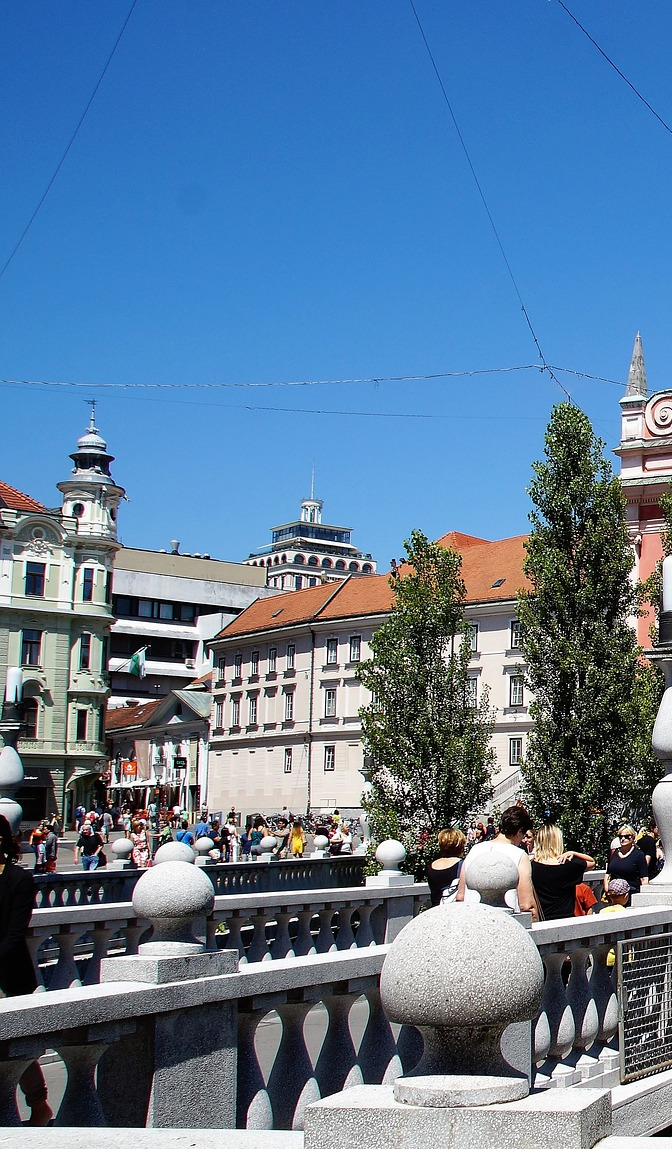
#> input picture RV_spoji_slike-master/data/ljubljana_1.png, 672 x 1149 px
$ jupyter execute metoda_1.ipynb
#> lines starting #> are read from the running program, lines starting #| are printed output that depends on the picture; after the words box and inside, x2 and y2 are one past the last pixel; in counts of white or black regions, pixels touching at a corner belong together
[cell 1]
import cv2
import matplotlib.pyplot as plt
import numpy as np
import imutils

[cell 2]
img1 = cv2.imread("data/ljubljana_1.png")
#> img1 is the input picture: shape (1149, 672, 3); mean B, G, R 152.2, 122.3, 92.7
img2 = cv2.imread("data/ljubljana_2.png")
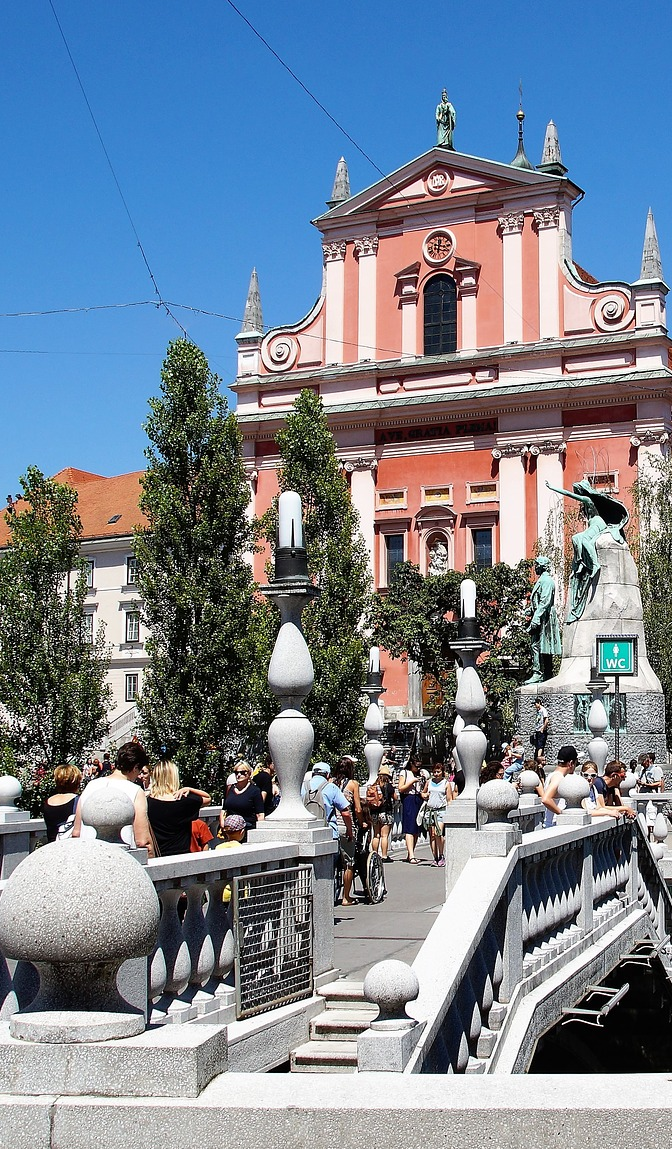
#> input picture RV_spoji_slike-master/data/ljubljana_2.png, 672 x 1149 px
#> img2 is the input picture: shape (1149, 672, 3); mean B, G, R 146.2, 131.2, 119
img3 = cv2.imread("data/ljubljana_3.png")
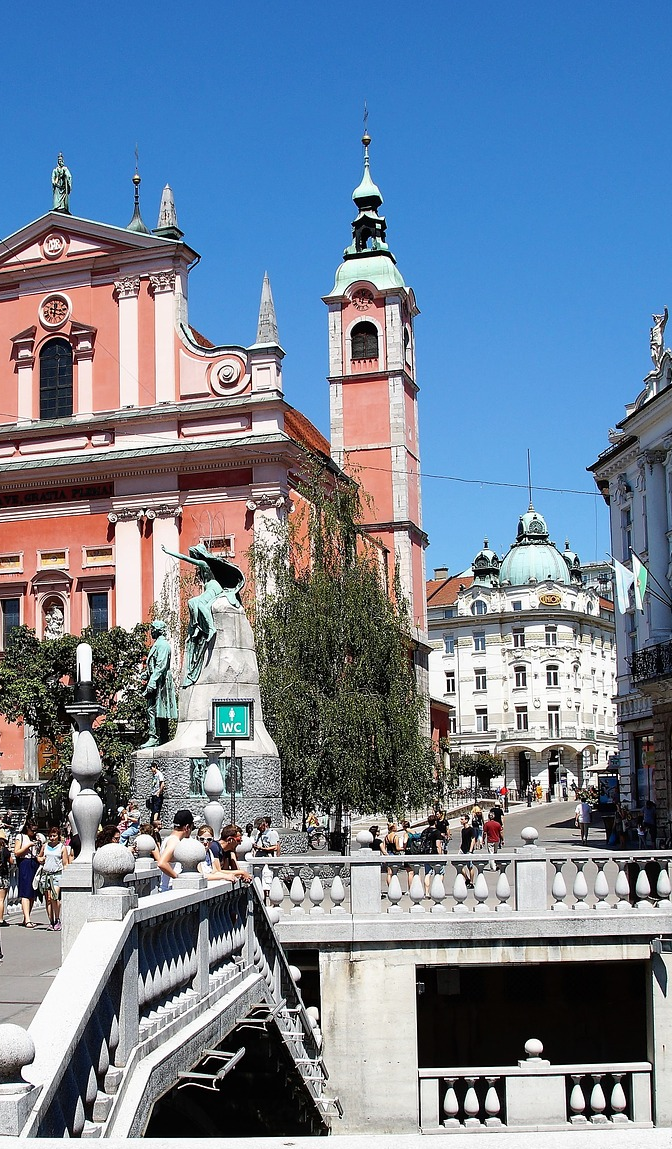
#> input picture RV_spoji_slike-master/data/ljubljana_3.png, 672 x 1149 px
#> img3 is the input picture: shape (1149, 672, 3); mean B, G, R 151.4, 130.8, 114.3
img4 = cv2.imread("data/ljubljana_4.png")
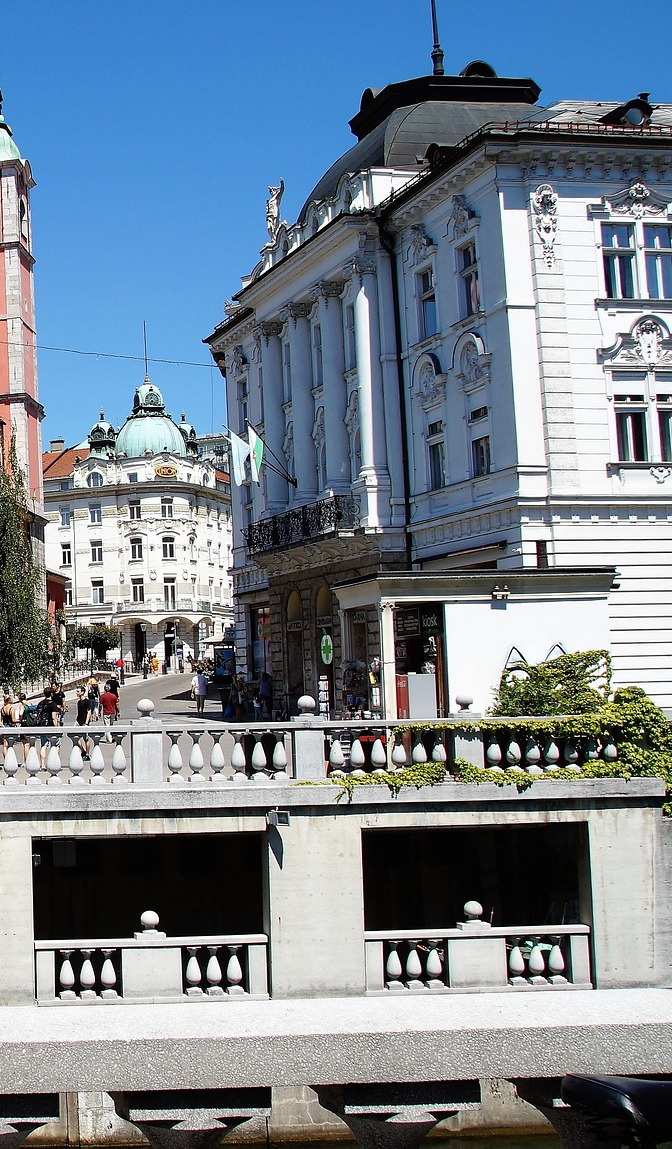
#> input picture RV_spoji_slike-master/data/ljubljana_4.png, 672 x 1149 px
#> img4 is the input picture: shape (1149, 672, 3); mean B, G, R 145.1, 132, 117.9
images = [img1, img2, img3, img4]

[cell 3]
def prikazi_sliko(img):
    cv2.imshow("slika", img)
    cv2.waitKey(0)
    cv2.destroyAllWindows()
def skaliraj_sliko(img, faktor):
    sirina = int(img.shape[1] / faktor)
    visina = int(img.shape[0] / faktor)
    dim = (sirina, visina)
    return cv2.resize(img, dim,  interpolation = cv2.INTER_AREA)

[cell 4]
slike_za_obdelavo = cv2.createStitcher()
(status, slika_spojena) = slike_za_obdelavo.stitch(images)
#> status = 0
if status == 0:
    print("Spenjanje slik je uspelo")
    print("Dimenzija spojene slike:    ", slika_spojena.shape)
#| Dimenzija spojene slike:     (1274, 1823, 3)

[cell 5]
slika_spojena = skaliraj_sliko(slika_spojena, 2)
slika_spojena = cv2.copyMakeBorder(slika_spojena, 10, 10, 10, 10, cv2.BORDER_CONSTANT, (0, 0, 0))
#> slika_spojena: shape (657, 931, 3)
prikazi_sliko(slika_spojena)

[cell 6]
slika_sivinska = cv2.cvtColor(slika_spojena, cv2.COLOR_BGR2GRAY)
thresh = cv2.threshold(slika_sivinska, 0, 255, cv2.THRESH_BINARY)[1]
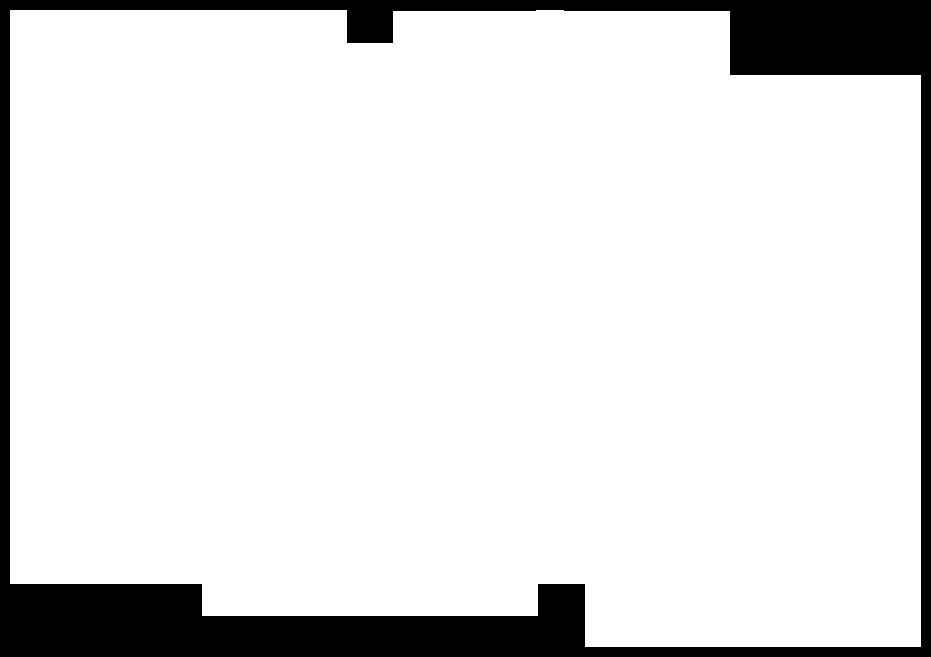
#> thresh: shape (657, 931); 88.4% white; 1 black region
kont = cv2.findContours(thresh, cv2.RETR_EXTERNAL, cv2.CHAIN_APPROX_SIMPLE)
#> kont = 1 contour; box (x1, y1, x2, y2) and area: (10, 10, 921, 647) 538984
obroba = imutils.grab_contours(kont)
#> obroba has the same summary as kont
obroba = obroba[0]
#> obroba = contour of 26 points, box (x1, y1, x2, y2) (10, 10, 921, 647), area 538984
plt.plot(obroba[:,:, 0], obroba[:,:, 1], 'b')
# povezi prvo in zadnjo tocko
plt.plot([obroba[0,:,0], obroba[-1,:,0]], [obroba[0,:,1], obroba[-1,:,1]], 'b')
plt.title("Zunanji rob spojene slike")
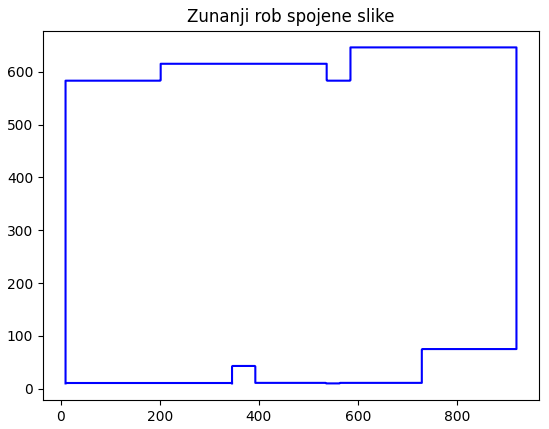
#> figure drawn by matplotlib, 1 panel

[cell 7]
# Obrezovanje

kont = cv2.findContours(thresh, cv2.RETR_EXTERNAL, cv2.CHAIN_APPROX_SIMPLE)
# zajamemo ogljisca obrobe
obroba = imutils.grab_contours(kont)
#> obroba has the same summary as kont
# vrednosti v array
obrobaMax = max(obroba, key=cv2.contourArea)
#> obrobaMax has the same summary as obroba
# ustvarimo masko obmocja znotraj slike
mask = np.zeros(thresh.shape, dtype="uint8")
(x, y, w, h) = cv2.boundingRect(obrobaMax)
#> x = 10; y = 10; w = 911; h = 637
# argumenti: zacetek, konec, barva, debelina
cv2.rectangle(mask, (x, y), (x + w, y + h), 255, -1)
#> mask: shape (657, 931); 95.1% white; 1 black region, box (x1, y1, x2, y2) and area: (0, 0, 931, 657) 29811
# kopije maske
# prva za obmocje najmanjsega kvadrata slike
# druga je stevec za iteracijo zmanjsevanja kvadrata
pravo = mask.copy()
nicla = mask.copy()
# iteriramo dokler niso vse vrednosti vecje od nic
while cv2.countNonZero(nicla) > 0:
    # zmanjsaj velikost maske nato odstej podrocja
    pravo = cv2.erode(pravo, None)
    nicla = cv2.subtract(pravo, thresh)
#> this loop made 65 passes
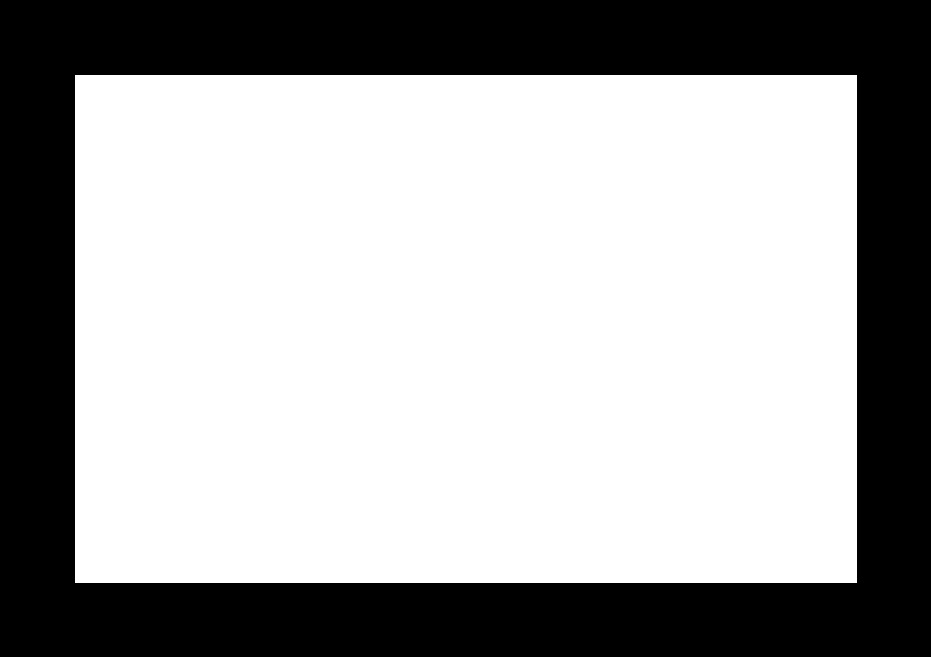
#> pravo: shape (657, 931); 64.9% white; 1 black region
# rezultat je pravo, maska z najmanjsim obmocjem slike

# poiscemo obrobo pripravljenega najmanjsega kvadrata
obroba_prava = cv2.findContours(pravo.copy(), cv2.RETR_EXTERNAL,
    cv2.CHAIN_APPROX_SIMPLE)
#> obroba_prava = 1 contour; box (x1, y1, x2, y2) and area: (75, 75, 857, 583) 395967
obroba_prava = imutils.grab_contours(obroba_prava)
#> obroba_prava = [[[75, 75], [75, 582], [856, 582], [856, 75]]]
# v array
obrobaMax = max(obroba_prava, key=cv2.contourArea)
#> obrobaMax = [[75, 75], [75, 582], [856, 582], [856, 75]]
# narisemo kvadrat
(x, y, w, h) = cv2.boundingRect(obrobaMax)
#> x = 75; y = 75; w = 782; h = 508

# uporabimo vrednosti odmikov kvadrata za zmanjsanje obsega spojene slike
slika_spojena = slika_spojena[y:y + h, x:x + w]
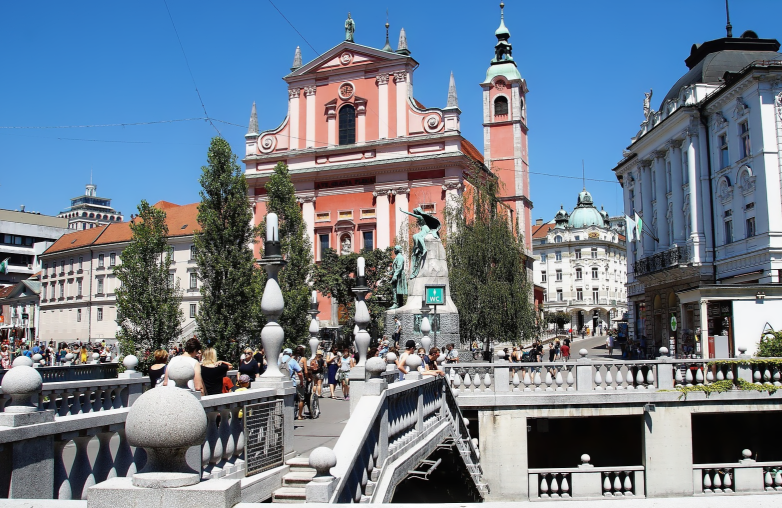
#> slika_spojena: shape (508, 782, 3); mean of channels 0, 1, 2 142.5, 126.4, 111.6; drawn as B, G, R
cv2.imwrite("metoda1_oSlika.png", slika_spojena)
#> Out = True
